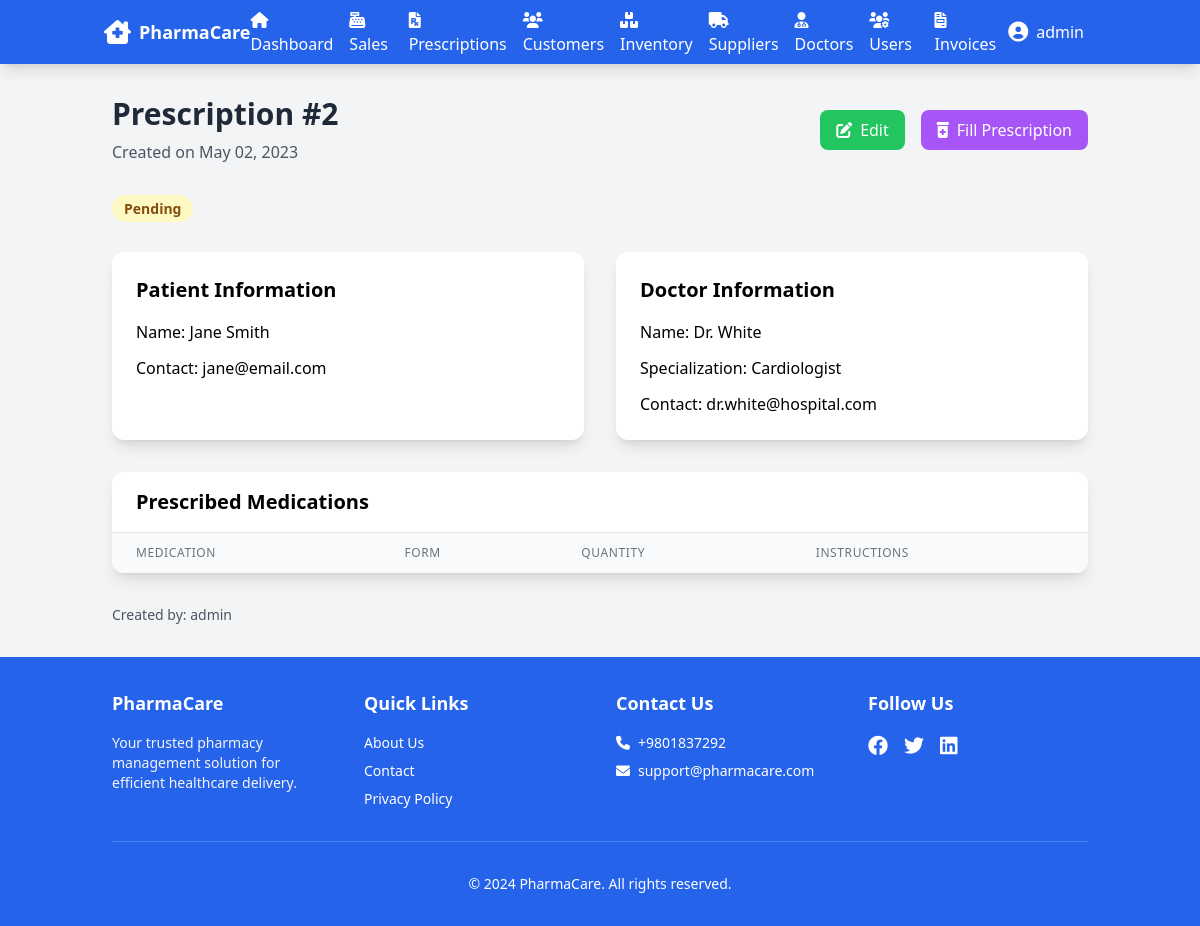
/prescriptions/view_prescription.php?id=2 (signed in), run on the app's committed database.
### tables this page shows
CREATE TABLE `prescription` (
  `prescription_id` int(11) NOT NULL,
  `customer_id` int(11) DEFAULT NULL,
  `doctor_id` int(11) DEFAULT NULL,
  `prescription_date` date DEFAULT NULL,
  `status` varchar(20) DEFAULT NULL,
  `user_id` int(11) DEFAULT NULL
);

CREATE TABLE `customer` (
  `customer_id` int(11) NOT NULL,
  `name` varchar(100) NOT NULL,
  `contact_info` varchar(200) DEFAULT NULL,
  `registration_date` date DEFAULT NULL
);

CREATE TABLE `doctor` (
  `doctor_id` int(11) NOT NULL,
  `name` varchar(100) NOT NULL,
  `specialization` varchar(100) DEFAULT NULL,
  `contact_info` varchar(200) DEFAULT NULL
);

CREATE TABLE `user` (
  `user_id` int(11) NOT NULL,
  `username` varchar(50) NOT NULL,
  `password_hash` varchar(255) NOT NULL,
  `role` varchar(20) DEFAULT NULL,
  `last_login` datetime DEFAULT NULL
);

### includes/db_connect.php (called while the page is built, shortened)
<?php
$base_url = 'http://127.0.0.1/pharmacy_management_system/';
?>

### prescriptions/view_prescription.php (the view, shortened to what this page needs)
<?php
require_once '../includes/db_connect.php';
include_once '../includes/header.php';
$prescription_id = isset($_GET['id']) ? (int)$_GET['id'] : 0;
$query = "
    SELECT
        p.prescription_id,
        p.prescription_date,
        p.status,
        c.name as customer_name,
        c.contact_info as customer_contact,
        d.name as doctor_name,
        d.specialization as doctor_specialization,
        d.contact_info as doctor_contact,
        u.username as created_by
    FROM PRESCRIPTION p
    JOIN CUSTOMER c ON p.customer_id = c.customer_id
    JOIN DOCTOR d ON p.doctor_id = d.doctor_id
    JOIN USER u ON p.user_id = u.user_id
    WHERE p.prescription_id = ?
";
$stmt = $pdo->prepare($query);
$stmt->execute([$prescription_id]);
$prescription = $stmt->fetch();
?>
<div class="container mx-auto px-6 py-8">
    <div class="flex justify-between items-center mb-8">
        <div>
            <h2 class="text-3xl font-bold text-gray-800">
                Prescription #<?php echo $prescription['prescription_id']; ?>
            </h2>
            <p class="text-gray-600 mt-2">
                Created on <?php echo date('M d, Y', strtotime($prescription['prescription_date'])); ?>
            </p>
        </div>
        <div class="flex space-x-4">
            <a href="<?php echo $base_url; ?>prescriptions/edit_prescription.php?id=<?php echo $prescription_id; ?>"
               class="bg-green-500 hover:bg-green-600 text-white px-4 py-2 rounded-lg transition">
                <i class="fas fa-edit mr-2"></i>Edit
            </a>
            <?php if ($prescription['status'] !== 'Filled'): ?>
                <a href="<?php echo $base_url; ?>prescriptions/fill_prescription.php?id=<?php echo $prescription_id; ?>"
                   class="bg-purple-500 hover:bg-purple-600 text-white px-4 py-2 rounded-lg transition">
                    <i class="fas fa-prescription-bottle-alt mr-2"></i>Fill Prescription
                </a>
            <?php endif; ?>
        </div>
    </div>
    <div class="mb-8">
        <span class="px-3 py-1 text-sm font-semibold rounded-full
            <?php echo $prescription['status'] === 'Filled' ? 'bg-green-100 text-green-800' : 'bg-yellow-100 text-yellow-800'; ?>">
            <?php echo $prescription['status']; ?>
        </span>
    </div>
    <div class="grid grid-cols-1 md:grid-cols-2 gap-8 mb-8">
        <div class="bg-white rounded-xl shadow-lg p-6">
            <h3 class="text-xl font-semibold mb-4">Patient Information</h3>
            <div class="space-y-3">
                <p><span class="font-medium">Name:</span> <?php echo htmlspecialchars($prescription['customer_name']); ?></p>
                <p><span class="font-medium">Contact:</span> <?php echo htmlspecialchars($prescription['customer_contact']); ?></p>
            </div>
        </div>
        <div class="bg-white rounded-xl shadow-lg p-6">
            <h3 class="text-xl font-semibold mb-4">Doctor Information</h3>
            <div class="space-y-3">
                <p><span class="font-medium">Name:</span> <?php echo htmlspecialchars($prescription['doctor_name']); ?></p>
                <p><span class="font-medium">Specialization:</span> <?php echo htmlspecialchars($prescription['doctor_specialization']); ?></p>
                <p><span class="font-medium">Contact:</span> <?php echo htmlspecialchars($prescription['doctor_contact']); ?></p>
            </div>
        </div>
    </div>
    <div class="bg-white rounded-xl shadow-lg overflow-hidden">
        <div class="px-6 py-4 border-b border-gray-200">
            <h3 class="text-xl font-semibold">Prescribed Medications</h3>
        </div>
        <table class="min-w-full divide-y divide-gray-200">
            <thead class="bg-gray-50">
                <tr>
                    <th class="px-6 py-3 text-left text-xs font-medium text-gray-500 uppercase tracking-wider">Medication</th>
                    <th class="px-6 py-3 text-left text-xs font-medium text-gray-500 uppercase tracking-wider">Form</th>
                    <th class="px-6 py-3 text-left text-xs font-medium text-gray-500 uppercase tracking-wider">Quantity</th>
                    <th class="px-6 py-3 text-left text-xs font-medium text-gray-500 uppercase tracking-wider">Instructions</th>
                </tr>
            </thead>
        </table>
    </div>
    <div class="mt-8 text-sm text-gray-600">
        <p>Created by: <?php echo htmlspecialchars($prescription['created_by']); ?></p>
    </div>
</div>
<?php include_once '../includes/footer.php'; ?>

### data on the page
prescription: prescription_id "2", prescription_date "May 02, 2023", status "Pending", customer.name "Jane Smith", customer.contact_info "jane@email.com", doctor.name "Dr. White", doctor.specialization "Cardiologist", doctor.contact_info "dr.white@hospital.com", user.username "admin"

### other printed values
$_SESSION['username'] "admin"
